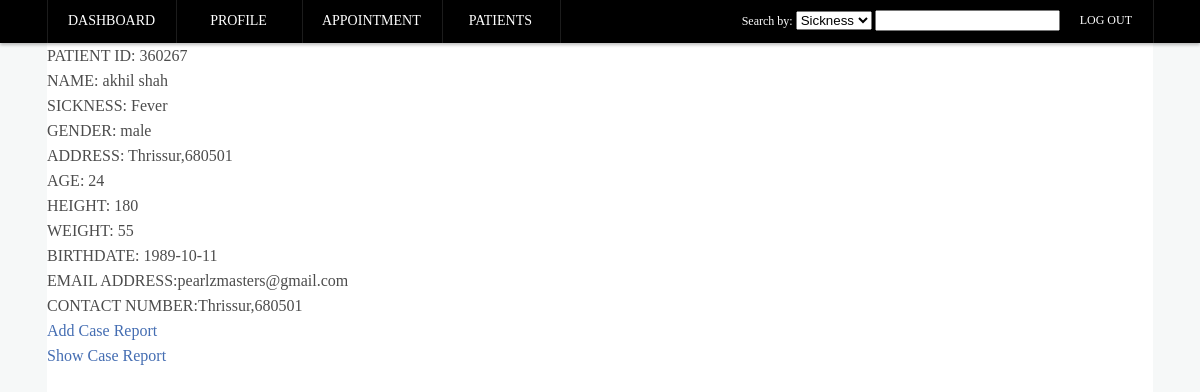
Page /admin001/records2.php?id=akhil on the committed database.
### tables this page shows
CREATE TABLE IF NOT EXISTS `patient` (
  `patient_id` int(15) NOT NULL,
  `patient_username` varchar(50) default NULL,
  `patient_password` varchar(50) default NULL,
  `patient_eadd` varchar(50) default NULL,
  `patient_lname` varchar(50) default NULL,
  `patient_fname` varchar(50) default NULL,
  `patient_mname` varchar(50) default NULL,
  `patient_sickness` varchar(50) default NULL,
  `patient_age` int(11) NOT NULL,
  `patient_birthdate` date NOT NULL,
  `patient_gender` varchar(10) default NULL,
  `patient_height` int(11) NOT NULL,
  `patient_weight` int(11) NOT NULL,
  `patient_status` varchar(50) default NULL,
  `patient_address` varchar(50) default NULL,
  `patient_contactno` varchar(50) default NULL,
  `patient_rstatus` varchar(20) default NULL
);

### admin001/records2.php (the view, shortened to what this page needs)
<html>
<head>
	<link rel="stylesheet" type="text/css" href="css/dboardCSS.css" />
</head>
	<body>
	<div id = "menu_container">
		<div id="menu_wrapper">
			<ul class = "main_menu_left">
					<li> <a class="top_menu" href = "dboardDoctor.php"> Dashboard </a> </li>
					<li> <a class="top_menu" href = "doctor_profile.php"> &nbsp;&nbsp;&nbsp;&nbsp;Profile&nbsp;&nbsp;&nbsp;&nbsp; </a> </li>
					<li> <a class="top_menu" href = "appointments_doctor.php"> Appointment </a> </li>
					<li> <a class="top_menu" href = "viewpatients.php"> &nbsp;&nbsp;Patients&nbsp;&nbsp;</a> </li>
			</ul>
			<ul class = "main_menu_right">
				<li>
					<form name='searchpatient' action='search_doctor.php' method='post'>
						Search by:
						<select name="searchtype" id = "option">
							<option name="sickness">Sickness</option>
						</select>
						<input class='search_bar' type='text' name='searchinput' />
					</form>
				</li>
				<li> <a id="logout" class="top_menu_right" href = "logout.php"> Log Out </a> </li>
			</ul>
		</div>
	</div>
	<div class="clearance"></div>
<div class="main_wrapper">
		<div class="content_wrapper">
<?php session_start();
    $input = $_GET['id'];
	$conn=mysql_connect("localhost","root","root")or die("can not connect");
	if(isset($input)){
		$resultCheck = mysql_query("select * from patient where patient_username = '".$input."';",$conn);
	}
	$rows = mysql_num_rows($resultCheck);
	for($j=0; $j<$rows; $j++){
		$tuple = mysql_fetch_array($resultCheck);
		echo 'PATIENT ID: ',$tuple['patient_id'] , '<br />';
		echo 'NAME: ',$tuple['patient_fname'] ,' ', $tuple['patient_mname'],' ',$tuple['patient_lname'], '<br />';
		echo 'SICKNESS: ', $tuple['patient_sickness'], '<br />';
		echo 'GENDER: ', $tuple['patient_gender'], '<br />';
		echo 'ADDRESS: ', $tuple['patient_address'], '<br />';
		echo 'AGE: ', $tuple['patient_age'], '<br />';
		echo 'HEIGHT: ', $tuple['patient_height'], '<br />';
		echo 'WEIGHT: ', $tuple['patient_weight'], '<br />';
		echo 'BIRTHDATE: ', $tuple['patient_birthdate'], '<br />';
		echo 'EMAIL ADDRESS:', $tuple['patient_eadd'], '<br />';
		echo 'CONTACT NUMBER:', $tuple['patient_contactno'], '<br />';
	}
           echo '<a href = "add_case_report.php?id='.$tuple['patient_username'].'">',' Add Case Report',  '</a> <br />';
		   echo '<a href = "show_casereport.php?id='.$tuple['patient_id'].'">',' Show Case Report',  '</a> <br />';
?>
</div>
</div>
</body>
</html>

### admin001/css/dboardCSS.css (style rules this page uses)
body { background: #f6f8f8; color: #4C4C4C; line-height: 25px; margin: 0; }
ul { padding: 0; margin: 0; }
li { list-style: none; }
a, a:visited { -webkit-transition: all 0.2s ease-out; -moz-transition: all 0.2s ease-out; -ms-transition: all 0.2s ease-out; -o-transition: all 0.2s ease-out; color: #446DB2; text-decoration: none; }
.main_wrapper { position: relative; height: 580px; }
.content_wrapper { position: relative; height: 1124px; width: 1106px; background: #fff; margin: 0 auto; z-index: 2; }
#menu_container { background: #000; width: 100%; position: fixed; top: 0; left: 0; z-index: 1000; height: 43px; -webkit-box-shadow: 0 2px 3px rgba(0,0,0,.25); -moz-box-shadow: 0 2px 3px rgba(0,0,0,.25); box-shadow: 0 2px 3px rgba(0,0,0,.25); }
#menu_wrapper { max-width: 1106px; margin: 0 auto; }
#menu_wrapper ul.main_menu_left { float: left; border-left: 1px solid rgba(255, 255, 255, 0.11); box-shadow: -1px 0 0 rgba(0, 0, 0, 0.1); }
#menu_wrapper ul li .top_menu { border-right: 1px solid rgba(0, 0, 0, 0.1); box-shadow: 1px 0 0 rgba(255, 255, 255, 0.11); padding: 8px 20px; color: white; font-size: 14px; font-weight: normal; text-decoration: none; font-style: normal !important; display: inline-block; height: 27px; text-transform: uppercase; white-space: nowrap; }
#menu_wrapper ul li a.top_menu_right { border-right: 1px solid rgba(0, 0, 0, 0.1); box-shadow: 1px 0 0 rgba(255, 255, 255, 0.11); padding: 8px 20px; color: white; font-weight: normal; text-decoration: none; font-style: normal; display: inline-block; height: 27px; text-transform: uppercase; white-space: nowrap; }
#menu_wrapper ul li { float: left; }
#menu_wrapper ul.main_menu_right { color: white; font-size: 12px; position: relative; float: right; }
.search_bar { margin-top: 10px; color: black; }
.clearance { height: 43px; }

### rows in the picture
patient: patient_id "360267", patient_fname "akhil", patient_lname "shah", patient_sickness "Fever", patient_gender "male", patient_address "Thrissur,680501", patient_age "24", patient_height "180", patient_weight "55", patient_birthdate "1989-10-11", patient_eadd "pearlzmasters@gmail.com", patient_contactno "Thrissur,680501"
